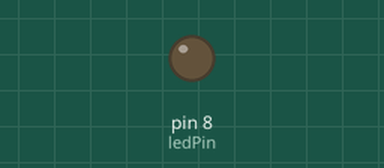
A sketch run on a simulated Arduino Uno, built with avr-gcc and run on an emulated ATmega328P. Parts: output pins drawn as LEDs (lit = HIGH).

Above: at 1.3 s.
At 9.3 s:
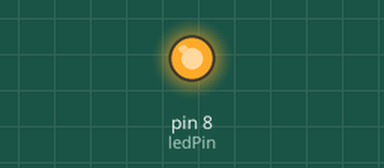
Timing chart, 0 to 9.6 s (numbered marks = the images above):
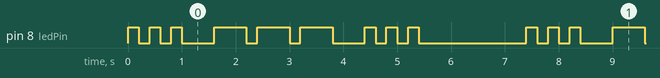

The sketch:

03_Challenge_SOS_Solution.ino
```cpp
/*
 * WayHinLearn Arduino Course - Module 1C (Challenge Solution)
 * Project: SOS Emergency Morse Code (... --- ...)
 * Wiring: Pin 8 -> 220 Ohm Resistor -> Red LED (+) -> GND
 */

const int ledPin = 8;
const int dotTime  = 200; // အမြန် (Dot) - 0.2 စက္ကန့်
const int dashTime = 600; // အနှေး (Dash) - 0.6 စက္ကန့်
const int gapTime  = 200; // တစ်ချက်နှင့်တစ်ချက်ကြား ခဏပိတ်ချိန်

void setup() {
  pinMode(ledPin, OUTPUT);
}

void loop() {
  // --- S (အမြန် ၃ ချက်: . . .) ---
  digitalWrite(ledPin, HIGH); delay(dotTime);
  digitalWrite(ledPin, LOW);  delay(gapTime);

  digitalWrite(ledPin, HIGH); delay(dotTime);
  digitalWrite(ledPin, LOW);  delay(gapTime);

  digitalWrite(ledPin, HIGH); delay(dotTime);
  digitalWrite(ledPin, LOW);  delay(600); // စာလုံးတစ်လုံးခြား ခဏနား

  // --- O (အနှေး ၃ ချက်: - - -) ---
  digitalWrite(ledPin, HIGH); delay(dashTime);
  digitalWrite(ledPin, LOW);  delay(gapTime);

  digitalWrite(ledPin, HIGH); delay(dashTime);
  digitalWrite(ledPin, LOW);  delay(gapTime);

  digitalWrite(ledPin, HIGH); delay(dashTime);
  digitalWrite(ledPin, LOW);  delay(600); // စာလုံးတစ်လုံးခြား ခဏနား

  // --- S (အမြန် ၃ ချက်: . . .) ---
  digitalWrite(ledPin, HIGH); delay(dotTime);
  digitalWrite(ledPin, LOW);  delay(gapTime);

  digitalWrite(ledPin, HIGH); delay(dotTime);
  digitalWrite(ledPin, LOW);  delay(gapTime);

  digitalWrite(ledPin, HIGH); delay(dotTime);
  digitalWrite(ledPin, LOW);  delay(2000); // SOS တစ်ပတ်ပြီး ၂ စက္ကန့်နား
}
```

Measured:
- by itself, pin 8 (ledPin): repeats every 7.4 s: 2 × (LOW 0.20 s, HIGH 0.20 s), LOW 0.60 s, 2 × (HIGH 0.60 s, LOW 0.20 s), HIGH 0.60 s, LOW 0.60 s, 2 × (HIGH 0.20 s, LOW 0.20 s), HIGH 0.20 s, LOW 2.0 s, HIGH 0.20 s
- by itself, everything shown: repeats every 7.4 s, in 18 steps
